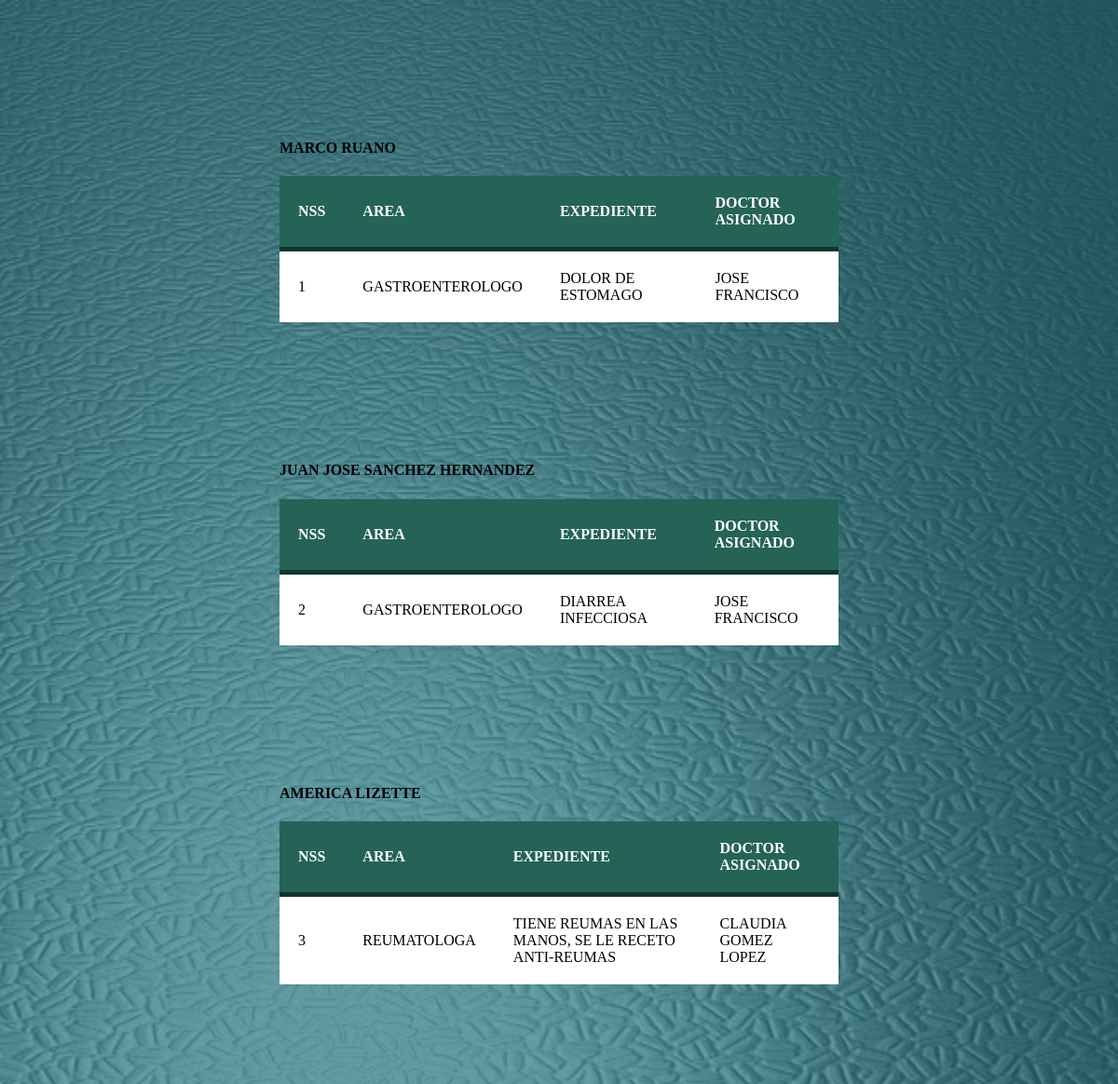
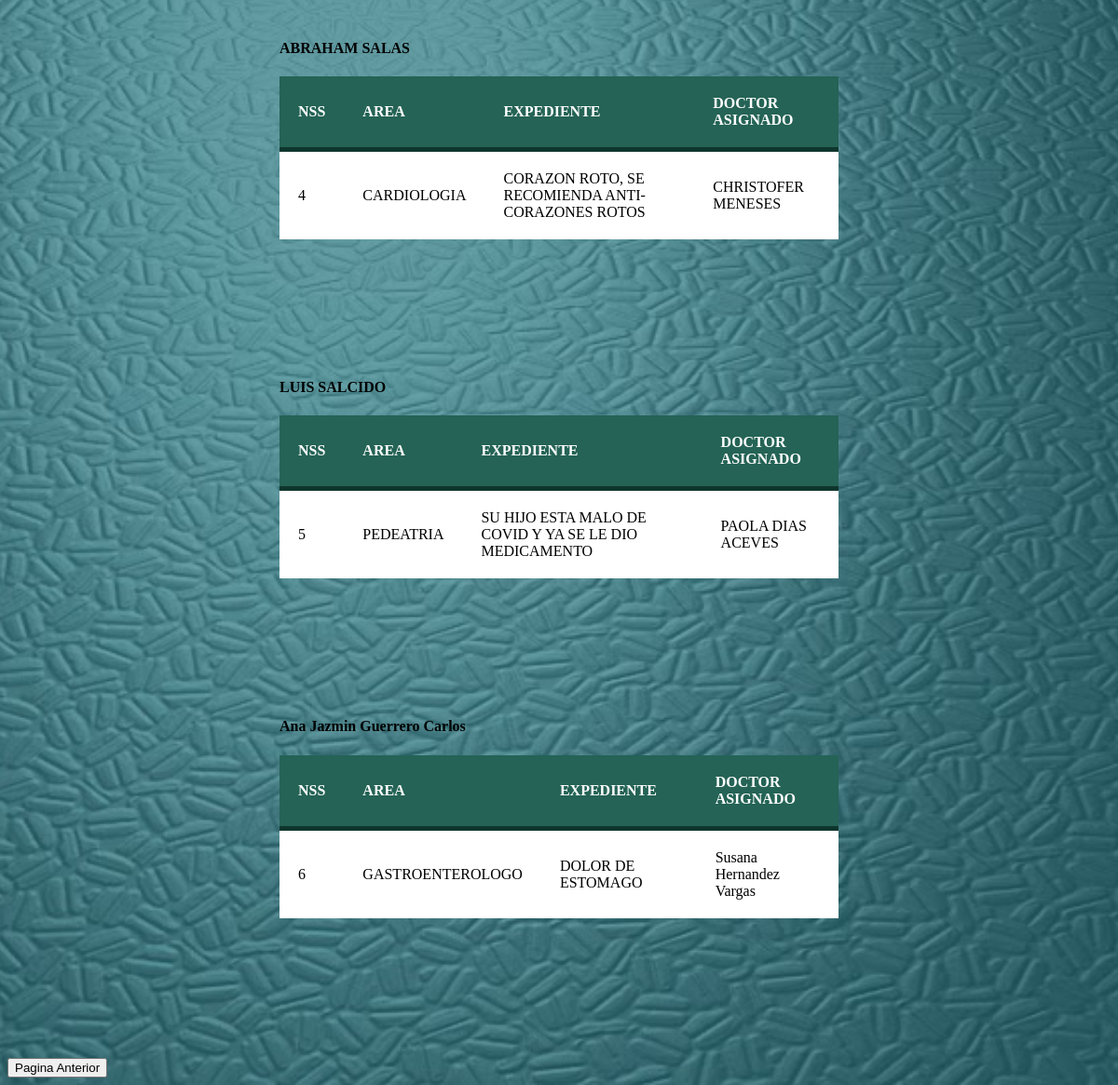
The page /php/mostrar_expediente.php on the database its author committed (2 pictures, top to bottom).
### tables this page shows
CREATE TABLE `pacientes` (
  `id` int(50) NOT NULL,
  `NOMBRE` varchar(100) NOT NULL,
  `CURP` varchar(100) NOT NULL,
  `DOMICILIO` varchar(100) NOT NULL,
  `AREA` varchar(100) NOT NULL,
  `DOCTOR` varchar(100) NOT NULL,
  `EXPEDIENTE` varchar(300) NOT NULL,
  `TELEFONO` varchar(50) DEFAULT NULL
);

### php/mostrar_expediente.php (the view, shortened to what this page needs)
<?php
$inc = include("conexion_be.php");
if ($inc) {
	$consulta = "SELECT * FROM pacientes";
	$resultado = mysqli_query($conexion,$consulta);
	if ($resultado) {
		while ($row = $resultado->fetch_array()) {
	    $NOMBRE = $row['NOMBRE'];
	    $AREA = $row['AREA'];
	    $EXPEDIENTE = $row['EXPEDIENTE'];
		$DOCTOR = $row['DOCTOR'];
		$id = $row['id'];
	    ?>
		<div id="main-container">
			<p>
			   <h4><?php echo $NOMBRE;?></h4>
			<table>
				   <thead>
			   <tr>
				   <th>NSS</th>  <p></p>  <th>AREA</th>  <p></p>  <th>EXPEDIENTE</th> <p></p> <th>DOCTOR ASIGNADO</th>
			   </tr>
		   </thead>
		   <tr>
			   <td><?php echo $id;?></td> <td><?php echo $AREA;?></td> <td><?php echo $EXPEDIENTE;?></td> <td><?php echo $DOCTOR;?></td>
		   </tr>
	   </table>
			   </p>
		   </div>
	    <?php
	    }
	}
}
?>
<!DOCTYPE html>
<html lang="en">
<head>
	<link rel="stylesheet" href="../assets/css/estilos5.css" type="text/css" media="all">
</head>
<body>
<button onclick="location.href='expediente2.php'">Pagina Anterior</button>
</body>
</html>

### assets/css/estilos5.css (style rules this page uses)
body { background-image: url(../images/bg9.jpg); background-size: cover; background-repeat: no-repeat; background-position: center; background-attachment: fixed; }
#main-container { margin: 150px auto; width: 600px; }
table { background-color: white; text-align: left; border-collapse: collapse; width: 100%; }
th, td { padding: 20px; }
thead { background-color: #246355; border-bottom: solid 5px #0F362D; color: white; }

### rows shown on the page
pacientes: NOMBRE "MARCO RUANO", id "1", AREA "GASTROENTEROLOGO", EXPEDIENTE "DOLOR DE ESTOMAGO", DOCTOR "JOSE FRANCISCO"
pacientes: NOMBRE "JUAN JOSE SANCHEZ HERNANDEZ", id "2", AREA "GASTROENTEROLOGO", EXPEDIENTE "DIARREA INFECCIOSA", DOCTOR "JOSE FRANCISCO"
pacientes: NOMBRE "AMERICA LIZETTE", id "3", AREA "REUMATOLOGA", EXPEDIENTE "TIENE REUMAS EN LAS MANOS, SE LE RECETO ANTI-REUMAS", DOCTOR "CLAUDIA GOMEZ LOPEZ"
pacientes: NOMBRE "ABRAHAM SALAS", id "4", AREA "CARDIOLOGIA", EXPEDIENTE "CORAZON ROTO, SE RECOMIENDA ANTI-CORAZONES ROTOS", DOCTOR "CHRISTOFER MENESES"
pacientes: NOMBRE "LUIS SALCIDO", id "5", AREA "PEDEATRIA", EXPEDIENTE "SU HIJO ESTA MALO DE COVID Y YA SE LE DIO MEDICAMENTO", DOCTOR "PAOLA DIAS ACEVES"
pacientes: NOMBRE "Ana Jazmin Guerrero Carlos", id "6", AREA "GASTROENTEROLOGO", EXPEDIENTE "DOLOR DE ESTOMAGO", DOCTOR "Susana Hernandez Vargas"
